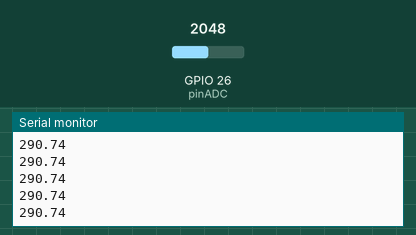
Recording of a sketch running on a simulated ESP32. On the bench: the last lines printed to the serial monitor. Inputs (shaded band) come from the test bench; at power-on: GPIO 26 (pinADC) = 2048.

Above: at 1.2 s.
1.3 s: GPIO 26 (pinADC) set to 2866
At 2.0 s:
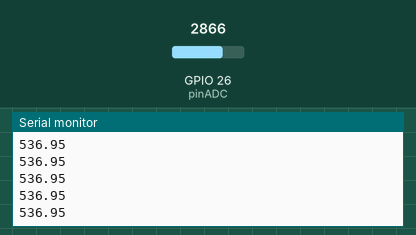
2.8 s: GPIO 26 (pinADC) set to 3603
At 3.8 s:
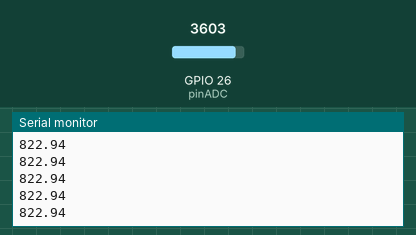
Timing chart, 0 to 5.8 s (numbered marks = the images above; inputs shaded):
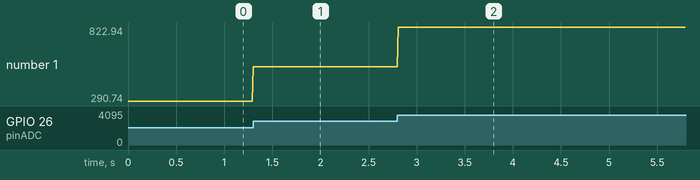

Measured:
- after the input at 1.3 s, the serial monitor: prints a new line at once (image 1)
- after the input at 2.8 s, the serial monitor: prints a new line at once (image 2)
- plotted number 1: 290.74 → 536.95 after the input at 1.3 s, 536.95 → 822.94 after the input at 2.8 s

The sketch:

ADC_ZX47.ino
```cpp
#include <math.h>
#define pinADC 26
float find_maximun(float *p);
int analogValue=0;
float Vout=0;
float Plinea=62.5,Vpk=0;// Valor entre 1 y 500 kW, las unidades son kW
float Plcal=0,dif=0,difPlow=0;
bool serialData=0;//Un valor de 1 indica que se debe ingresar por monitor serial
float VoutRef=1,Pmax;
int numSamples=20;
int total=0;
int contador=0,SIZE=40;
float *p, Parray[40];
void setup() {
  Serial.begin(115200);
  analogSetAttenuation(ADC_11db);
  if(serialData){
    Serial.println("Ingrese la potencia en la linea:");
    while (!Serial.available()); // Wait for input
    String potLinChar = Serial.readStringUntil('\n');
    Plinea=atof(potLinChar.c_str());
  }
  Vpk=sqrt(10*Plinea)/5;
  VoutRef=ecuacionLineal(Vpk);
  Serial.print("Voltaje de salida de referencia: ");
  Serial.print(VoutRef);
  Serial.print("Voltaje pkpk:"); Serial.print(" "); Serial.println(Vpk);
}
void loop() {
  int averageValue=analogRead(pinADC);
  Vout = 0.8291*averageValue+90.27;//Ajuste realizado para el ADC
  Plcal=5*pow((Vout+101),2)/(2*175.19*175.19);//Calculamos la potencia en la línea

  Serial.println(Plcal);
  delay(10);
  //dif=abs(Plinea-Plcal)*100/Plinea;//Hallamos la diferencia porcentual
  /*
  if (Plcal>4){//valores por debajo de este umbral serán leidos como tierra
    Parray[contador]=Plcal;
   contador =contador+1;
  }
  //cuando llenamos los valores hacemos la
  int x=SIZE-1;
  if (contador>x){
    p=&Parray[0];
    Pmax=find_maximun(p);
    contador=0;
    dif=abs(Plinea-Pmax)*100/Plinea;
    difPlow=abs(Plinea-Pmax);
    Serial.print("Valor normal: "); Serial.println(Pmax);
    if(dif>10 && difPlow>9) {
      Serial.println(Pmax);
    }
  }*/
}
float ecuacionLineal(float Vpk){
  float m=175.19,b=-101;
  return Vout=m*Vpk+b;
}
float find_maximun(float *p){
	float maxi=*p;
	float *q;
	q=p;
	for(int i=0;i<SIZE;i++){
		if(maxi<*(p+i)) {
			maxi=*(p+i);
		}
	}
	return maxi;
}
```
